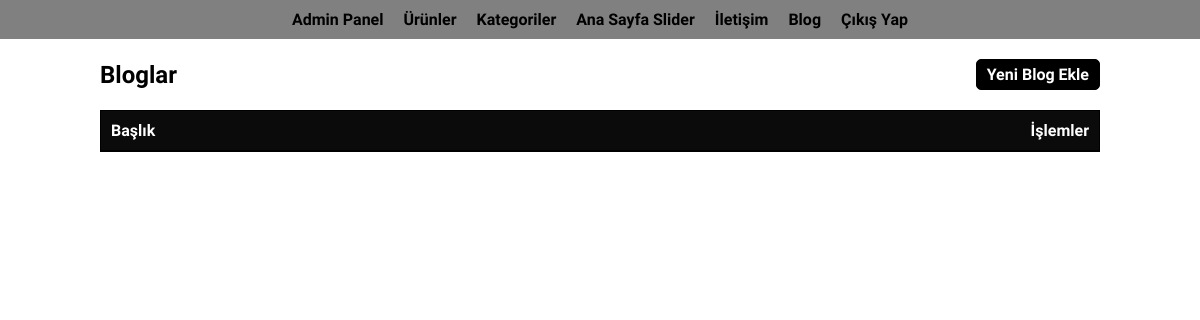
The page /admin/blogs/index.php (signed in) on the database as committed earlier.
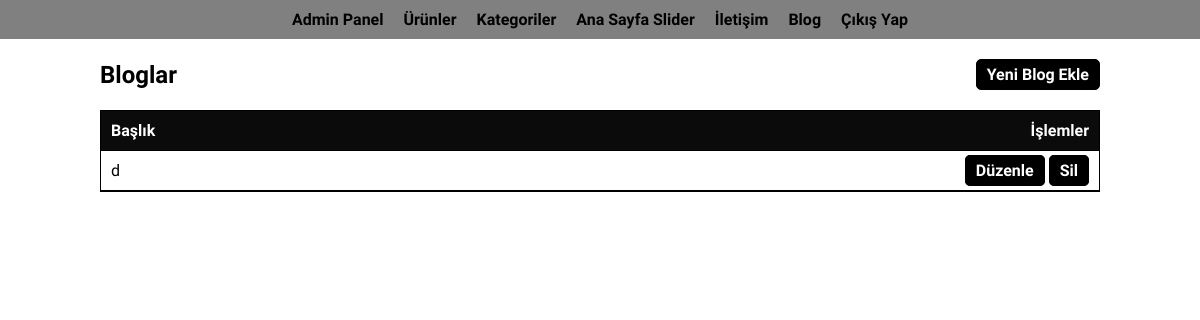
The same page on the database as committed later.
### tables this page shows
CREATE TABLE `blog` (
  `id` int NOT NULL,
  `title` varchar(255) NOT NULL,
  `description` longtext NOT NULL,
  `image` varchar(255) DEFAULT NULL
);

### libs/functions/template_part.php (called while the page is built)
<?php
function template_part($name,$data = []){
    extract($data);
    require __DIR__ . '/../../template-parts/' . $name . '.php';
}

### admin/blogs/index.php (called while the page is built, shortened)
<?php
$blogs = get_blog_posts();
template_part('admin/header', [
    'title' => 'Bloglar'
]);
template_part('admin/blogs/index', [
    'blogs' => $blogs
]);
?>

### libs/functions/home_url.php (called while the page is built)
<?php
function home_url($url = ""){
    $first_letter = substr($url, 0, 1);
    if($first_letter != "/" && $url != ""){
        $url = "/" . $url;
    }
    return HOME_URL . $url;
}

### libs/functions/blog.func.php (called while the page is built, shortened)
<?php
function get_blog_posts($limit = 10){
    $db = gc_db();
    $sql = "SELECT * FROM blog ORDER BY id DESC LIMIT :limit";
    $stmt = $db->prepare($sql);
    $stmt->bindParam(':limit', $limit, PDO::PARAM_INT);
    $stmt->execute();
    $result = $stmt->fetchAll(PDO::FETCH_ASSOC);
    return $result;
}

### template-parts/admin/blogs/index.php (the view, shortened to what this page needs)
<div class="admin-container mt-20">
    <div class="admin-header">
        <h2>Bloglar</h2>
        <a href="<?=home_url('admin/blogs/create.php')?>" class="btn-primary">Yeni Blog Ekle</a>
    </div>
    <div class="product-list">
        <div class="product-list__header">
            <div>Başlık</div>
            <div>İşlemler</div>
        </div>
        <?php if ($blogs !== false):?>
            <?php foreach ($blogs as $blog):?>
                <div class="product-list__row">
                    <div><?=$blog['title']?></div>
                    <div style="width: max-content">
                        <a class="btn-primary" href="<?=home_url('admin/blogs/edit.php?id='.$blog['id'])?>">Düzenle</a>
                        <a class="btn-primary" href="<?=home_url('admin/blogs/delete.php?id='.$blog['id'])?>">Sil</a>
                    </div>
                </div>
            <?php endforeach;?>
        <?php endif;?>
    </div>
</div>

### template-parts/admin/header.php (shortened to what this page needs)
<html>
<head>
    <link rel="stylesheet" href="<?=home_url('assets/admin/style.css')?>">
    <link rel="stylesheet" href="<?=home_url('assets/css/bundle.css?time='.time())?>">
</head>
<body>
<div class="admin">
    <div class="header">
        <a href="<?=home_url('admin/index.php')?>">Admin Panel</a>
        <a href="<?=home_url('admin/products/index.php')?>">Ürünler</a>
        <a href="<?=home_url('admin/categories/index.php')?>">Kategoriler</a>
        <a href="<?=home_url('admin/sliders/index.php')?>">Ana Sayfa Slider</a>
        <a href="<?=home_url('admin/contacts/index.php')?>">İletişim</a>
        <a href="<?=home_url('admin/blogs/index.php')?>">Blog</a>
        <a href="<?=home_url('admin/logout.php')?>">Çıkış Yap</a>
    </div>

### assets/admin/style.css (style rules this page uses)
* { box-sizing: border-box; }

### assets/css/bundle.css (style rules this page uses)
* { box-sizing:border-box;margin:0;padding:0 }
.admin * { font-family:'Source Sans Pro',sans-serif }
.admin a { text-decoration:none;color:#000 }
.admin .header { background:gray;color:#fff;padding:10px;text-align:center;width:100%;display:flex;justify-content:center;align-items:center;gap:20px }
.admin .header a { font-weight:700 }
.admin .btn-primary { background:#000;color:#fff;padding:5px 10px;border-radius:5px;cursor:pointer;font-weight:700;border:1px solid #000 }
.admin .admin-container { width:100%;max-width:1000px;margin:0 auto }
.admin .admin-container .admin-header { display:flex;justify-content:space-between;align-items:center;margin-bottom:20px }
.admin .admin-container .product-list { display:flex;flex-direction:column;border:1px solid #000 }
.admin .admin-container .product-list .product-list__header { display:flex;justify-content:space-between;align-items:center;padding:10px;background:#0b0b0b;color:#fff;font-weight:700;border-bottom:1px solid #000 }
.admin .admin-container .product-list .product-list__row { display:flex;justify-content:space-between;align-items:center;padding:10px;border-bottom:1px solid #000;cursor:pointer }
.admin .mt-20 { margin-top:20px }

### template-parts/admin/blogs/index.php (style rules this page uses)
.product-list { width: 100%; border-collapse: collapse; }

Rows that differ between the two databases and show on the page:
added blog: title "d"
